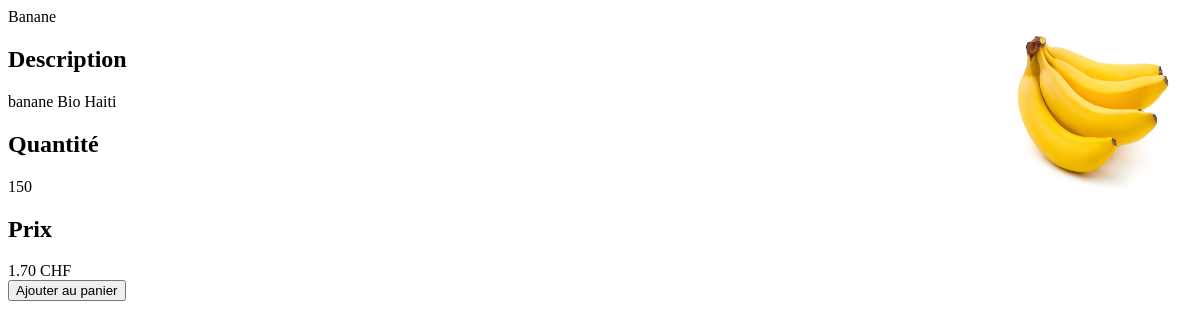
Page /getproduit.php?id=3 on the committed database.
### tables this page shows
CREATE TABLE `produit` (
  `produitId` int(11) NOT NULL,
  `nom` varchar(45) NOT NULL,
  `description` text NOT NULL,
  `quantite` int(11) NOT NULL,
  `prix` float(10,2) NOT NULL,
  `posX` int(11) NOT NULL,
  `posY` int(11) NOT NULL
);

### getproduit.php (the view)
<!DOCTYPE html>
<html>
	<head>
		<link rel="stylesheet" href="./style.css"/>
	</head>
<body>
<?php
$baddress  = 'localhost';
$buser     = 'root';
$bpassword = 'etu2016';
$bname     = 'shop3d';
$db = new PDO("mysql:host=$baddress;dbname=$bname", $buser, $bpassword );
if (isset($_GET['id']))
	$id = $_GET['id'];
else
	exit("No id");
foreach($db->query("SELECT * FROM produit WHERE produitId=$id") as $row) {
    echo '<div id="pimg"><img src="./img/img_'.$id.'.jpg" class="pcimg"/></div>';
    echo '<div id="pname">'.$row['nom'].'</div>';
    echo '<h2>Description</h2><div id="pdesc">'.$row['description'].'</div>';
    echo '<h2>Quantité</h2><div id="pquat">'.$row['quantite'].'</div>';
    echo '<h2>Prix</h2><div id="pprix">'.$row['prix'].' CHF</div>';
}
    echo '<div><input type="button" value="Ajouter au panier" class="addpanier"/></div>';
?>
</body>
</html>

### style.css (style rules this page uses)
body { font-family: verdana; }
.pcimg { width: 200px; height: 200px; float:right; }

### rows in the picture
produit: nom "Banane", description "banane Bio Haiti", quantite "150", prix "1.70"
